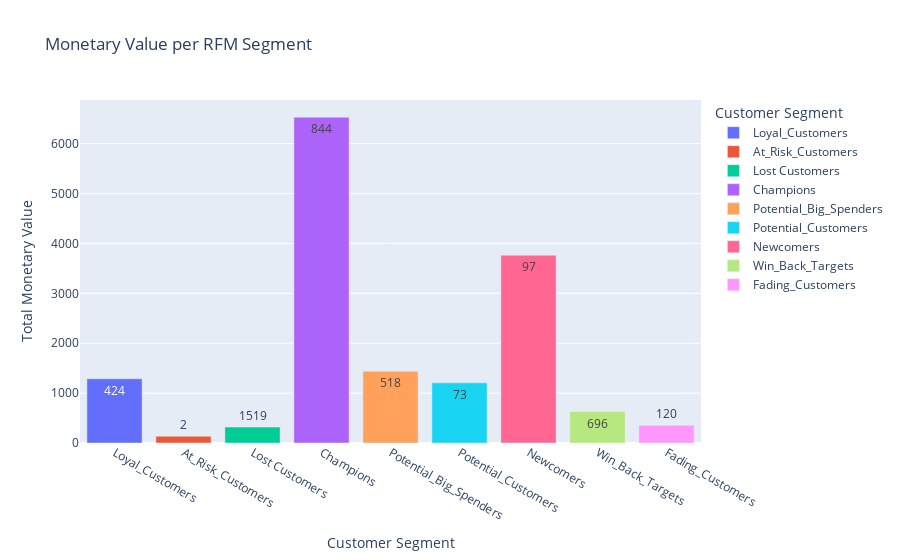

Write notebook code for a chart like this one.
### Markdown cell above
### Summary Plots

### Code cell
# Count vs. Monetary value per segment
fig1 = px.bar(
    rfm_summary,
    x="RFM_Segment",
    y="Monetary",
    color="RFM_Segment",
    title="Monetary Value per RFM Segment",
    labels={"Monetary": "Total Monetary Value", "RFM_Segment": "Customer Segment"},
    text="Count",
)
fig1.show()

### Figure 1 — Plotly figure (JSON) as saved in the notebook; plotly's stock layout.template omitted (floating-point values rounded to 4 significant figures)
{"data": [{"hovertemplate": "Customer Segment=%{x}<br>Total Monetary Value=%{y}<br>Count=%{text}<extra></extra>", "legendgroup": "Loyal_Customers", "marker": {"color": "#636efa", "pattern": {"shape": ""}}, "name": "Loyal_Customers", "orientation": "v", "showlegend": true, "text": [424.0], "textposition": "auto", "type": "bar", "x": ["Loyal_Customers"], "xaxis": "x", "y": [1287.0], "yaxis": "y"}, {"hovertemplate": "Customer Segment=%{x}<br>Total Monetary Value=%{y}<br>Count=%{text}<extra></extra>", "legendgroup": "At_Risk_Customers", "marker": {"color": "#EF553B", "pattern": {"shape": ""}}, "name": "At_Risk_Customers", "orientation": "v", "showlegend": true, "text": [2.0], "textposition": "auto", "type": "bar", "x": ["At_Risk_Customers"], "xaxis": "x", "y": [135.6], "yaxis": "y"}, {"hovertemplate": "Customer Segment=%{x}<br>Total Monetary Value=%{y}<br>Count=%{text}<extra></extra>", "legendgroup": "Lost Customers", "marker": {"color": "#00cc96", "pattern": {"shape": ""}}, "name": "Lost Customers", "orientation": "v", "showlegend": true, "text": [1519.0], "textposition": "auto", "type": "bar", "x": ["Lost Customers"], "xaxis": "x", "y": [320.3], "yaxis": "y"}, {"hovertemplate": "Customer Segment=%{x}<br>Total Monetary Value=%{y}<br>Count=%{text}<extra></extra>", "legendgroup": "Champions", "marker": {"color": "#ab63fa", "pattern": {"shape": ""}}, "name": "Champions", "orientation": "v", "showlegend": true, "text": [844.0], "textposition": "auto", "type": "bar", "x": ["Champions"], "xaxis": "x", "y": [6531.0], "yaxis": "y"}, {"hovertemplate": "Customer Segment=%{x}<br>Total Monetary Value=%{y}<br>Count=%{text}<extra></extra>", "legendgroup": "Potential_Big_Spenders", "marker": {"color": "#FFA15A", "pattern": {"shape": ""}}, "name": "Potential_Big_Spenders", "orientation": "v", "showlegend": true, "text": [518.0], "textposition": "auto", "type": "bar", "x": ["Potential_Big_Spenders"], "xaxis": "x", "y": [1439.0], "yaxis": "y"}, {"hovertemplate": "Customer Segment=%{x}<br>Total Monetary Value=%{y}<br>Count=%{text}<extra></extra>", "legendgroup": "Potential_Customers", "marker": {"color": "#19d3f3", "pattern": {"shape": ""}}, "name": "Potential_Customers", "orientation": "v", "showlegend": true, "text": [73.0], "textposition": "auto", "type": "bar", "x": ["Potential_Customers"], "xaxis": "x", "y": [1205.0], "yaxis": "y"}, {"hovertemplate": "Customer Segment=%{x}<br>Total Monetary Value=%{y}<br>Count=%{text}<extra></extra>", "legendgroup": "Newcomers", "marker": {"color": "#FF6692", "pattern": {"shape": ""}}, "name": "Newcomers", "orientation": "v", "showlegend": true, "text": [97.0], "textposition": "auto", "type": "bar", "x": ["Newcomers"], "xaxis": "x", "y": [3765.0], "yaxis": "y"}, {"hovertemplate": "Customer Segment=%{x}<br>Total Monetary Value=%{y}<br>Count=%{text}<extra></extra>", "legendgroup": "Win_Back_Targets", "marker": {"color": "#B6E880", "pattern": {"shape": ""}}, "name": "Win_Back_Targets", "orientation": "v", "showlegend": true, "text": [696.0], "textposition": "auto", "type": "bar", "x": ["Win_Back_Targets"], "xaxis": "x", "y": [630.6], "yaxis": "y"}, {"hovertemplate": "Customer Segment=%{x}<br>Total Monetary Value=%{y}<br>Count=%{text}<extra></extra>", "legendgroup": "Fading_Customers", "marker": {"color": "#FF97FF", "pattern": {"shape": ""}}, "name": "Fading_Customers", "orientation": "v", "showlegend": true, "text": [120.0], "textposition": "auto", "type": "bar", "x": ["Fading_Customers"], "xaxis": "x", "y": [353.9], "yaxis": "y"}], "layout": {"barmode": "relative", "legend": {"title": {"text": "Customer Segment"}, "tracegroupgap": 0}, "title": {"text": "Monetary Value per RFM Segment"}, "xaxis": {"anchor": "y", "categoryarray": ["Loyal_Customers", "At_Risk_Customers", "Lost Customers", "Champions", "Potential_Big_Spenders", "Potential_Customers", "Newcomers", "Win_Back_Targets", "Fading_Customers"], "categoryorder": "array", "domain": [0, 1], "title": {"text": "Customer Segment"}}, "yaxis": {"anchor": "x", "domain": [0, 1], "title": {"text": "Total Monetary Value"}}}}
